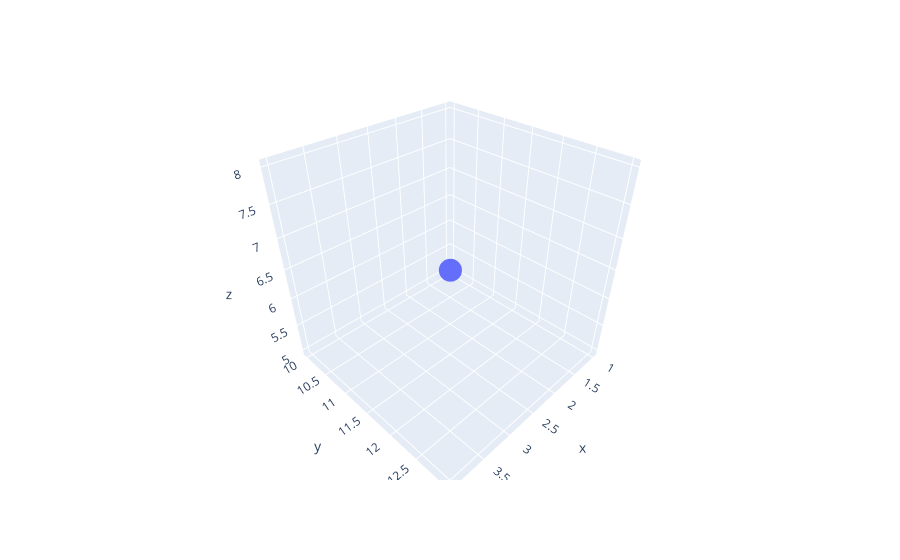

Notebook code for this chart:
### Markdown cell above
- **3D Scatter Plot**:

  Visualize data points in a three-dimensional space.

### Code cell
# Data for 3D Scatter Plot
x=[1, 2, 3, 4]
y=[10, 11, 12, 13]
z=[5, 6, 7, 8]

# 3D Scatter Plot
fig = px.scatter_3d(x=x, y=y, z=z)
fig.show()

### Figure 1 — Plotly figure (JSON) as saved in the notebook; plotly's stock layout.template omitted (floating-point values rounded to 4 significant figures)
{"data": [{"hovertemplate": "x=%{x}<br>y=%{y}<br>z=%{z}<extra></extra>", "legendgroup": "", "marker": {"color": "#636efa", "symbol": "circle"}, "mode": "markers", "name": "", "scene": "scene", "showlegend": false, "type": "scatter3d", "x": [1, 2, 3, 4], "y": [10, 11, 12, 13], "z": [5, 6, 7, 8]}], "layout": {"legend": {"tracegroupgap": 0}, "margin": {"t": 60}, "scene": {"domain": {"x": [0, 1], "y": [0, 1]}, "xaxis": {"title": {"text": "x"}}, "yaxis": {"title": {"text": "y"}}, "zaxis": {"title": {"text": "z"}}}}}
